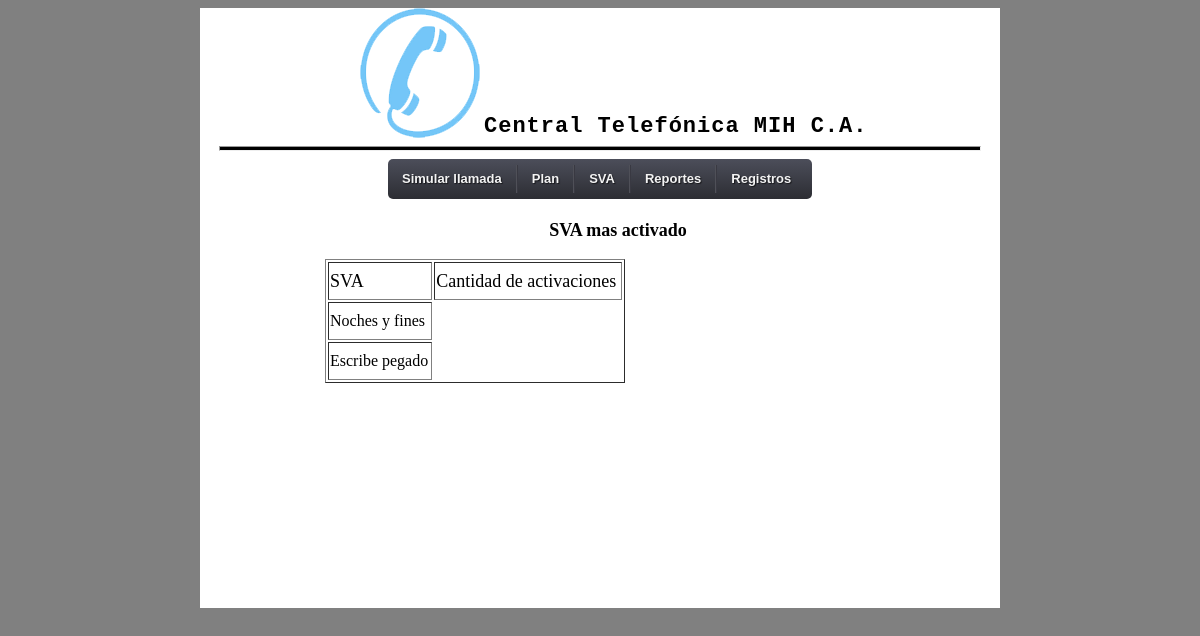
The app's page /Sva_mas_activado.php, older data.
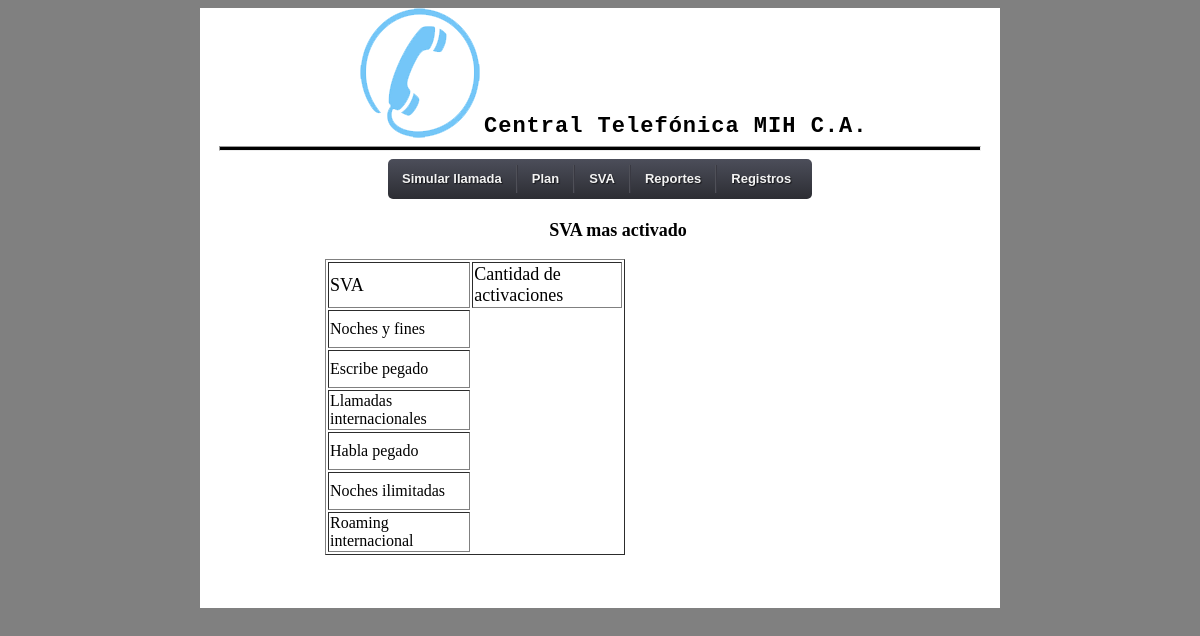
The same page, newer data.
### tables this page shows
CREATE TABLE IF NOT EXISTS `sva` (
  `Id` int(11) NOT NULL,
  `Nombre` varchar(30) NOT NULL,
  `Cant_activaciones` int(11) NOT NULL,
  `Cant_desact` int(11) NOT NULL,
  PRIMARY KEY (`Id`)
);

### Sva_mas_activado.php (the view, shortened to what this page needs)
<html>
<head>
<link rel="stylesheet" type="text/css" href="css/estilo.css" media="screen" />
</head>
<body>
	<div id="contenedor">
		<div id="encabezado">
			<a href="index.php"><img src="imagen/logo.png"></a>
			<label id="titulo">Central Telef&oacute;nica MIH C.A.</label>
		</div>
		<hr>
		<div id="contenido">
			<div id="menu">
			</div>
			<div id="espac_cont">
				<div id="cantidad_llamdas">
					<center><p style="font-size: 18px;font-weight: bold;">SVA mas activado<p></center>
					<?php
						$link = mysql_connect("localhost", "root", NULL);
						$result1 = mysql_query("SELECT Nombre FROM sva", $link);
						echo "<table border = '1' style = 'margin: 0px 0px 0px 89px; width:300px;'> \n";
						echo "<tr style = 'height: 38px'><td style = 'font-size:18px'>SVA</td><td style = 'font-size:18px'>Cantidad de activaciones</td>
						</tr> \n";
						while ($row = mysql_fetch_row($result1)){
						echo "<tr style = 'height: 38px'><td>$row[0] </td></tr> \n";
						}
						echo "</table> \n";
					?>
				</div>
				</div>
			</div>
		</div>
</body>
</html>

Row changes from the older to the newer data that the page shows:
added sva: Nombre "Llamadas internacionales"
added sva: Nombre "Habla pegado"
added sva: Nombre "Noches ilimitadas"
added sva: Nombre "Roaming internacional"
